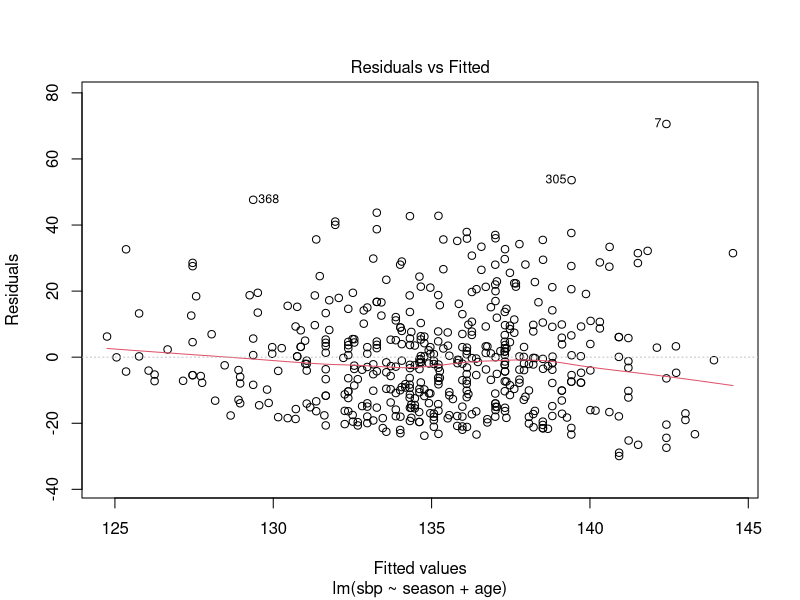
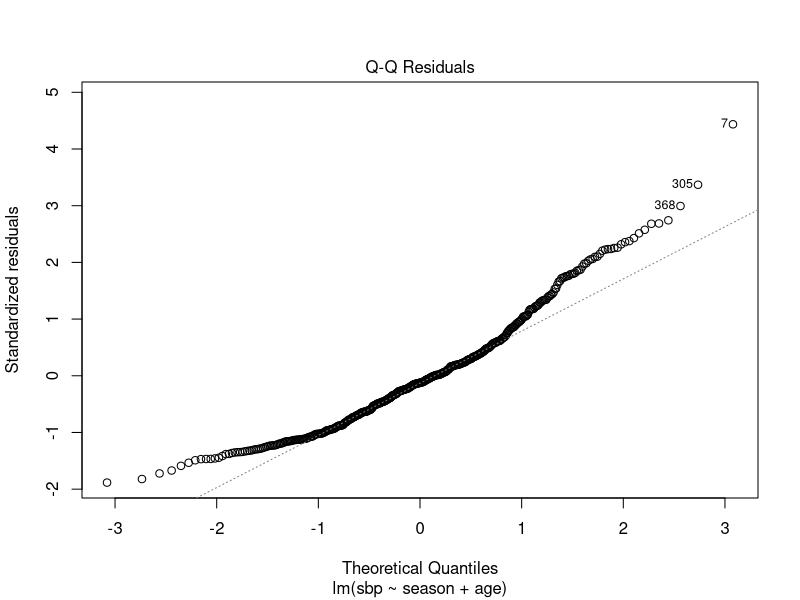
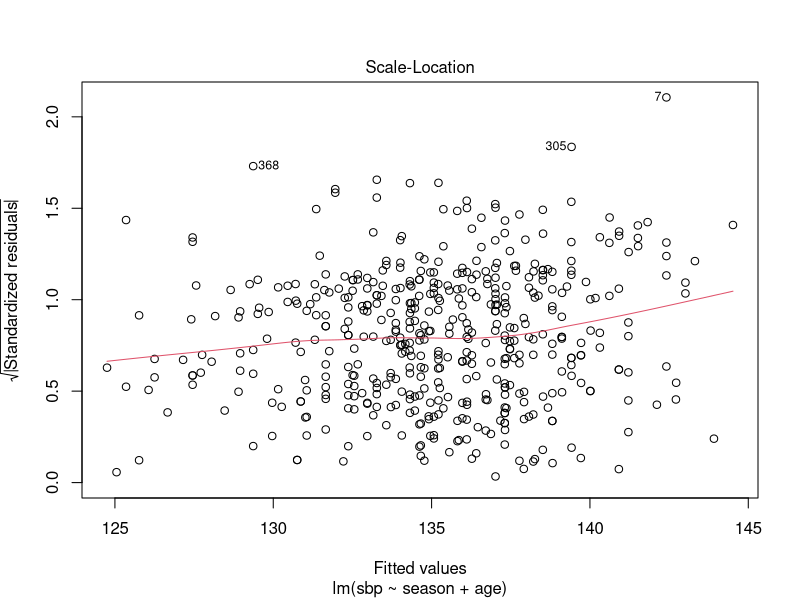
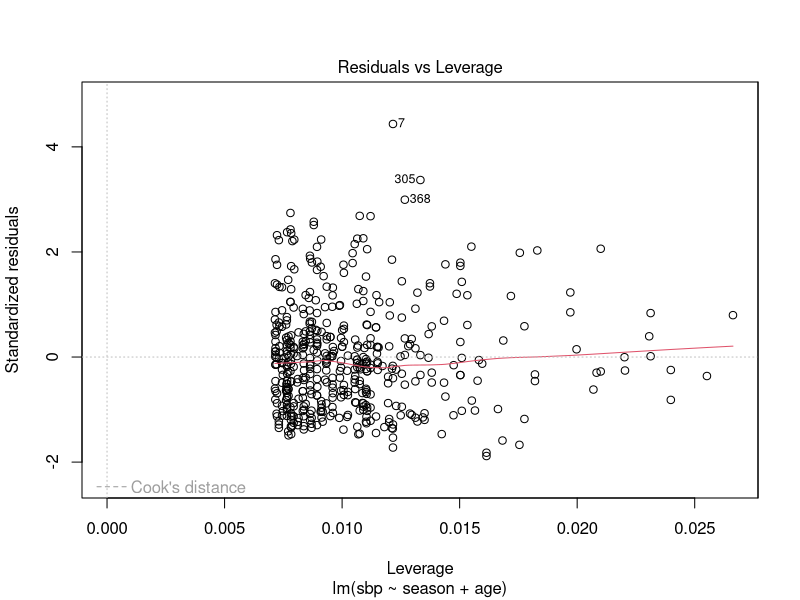
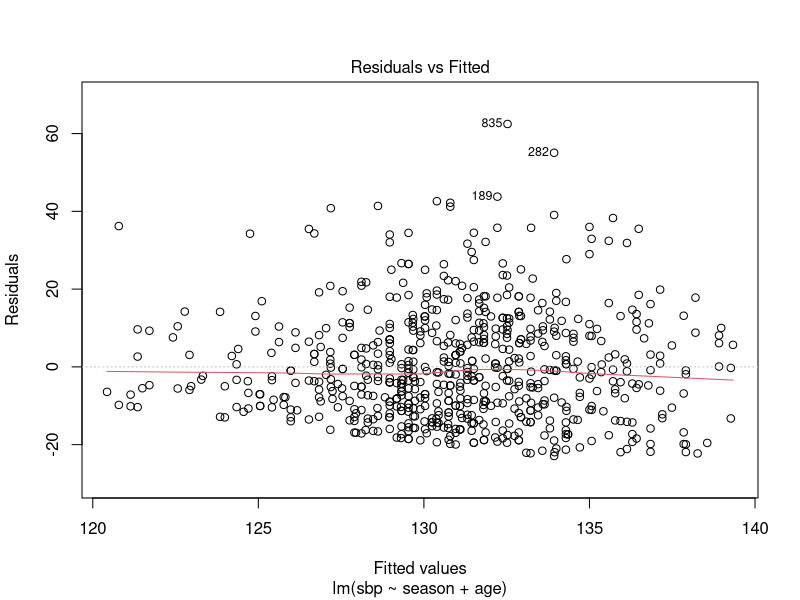
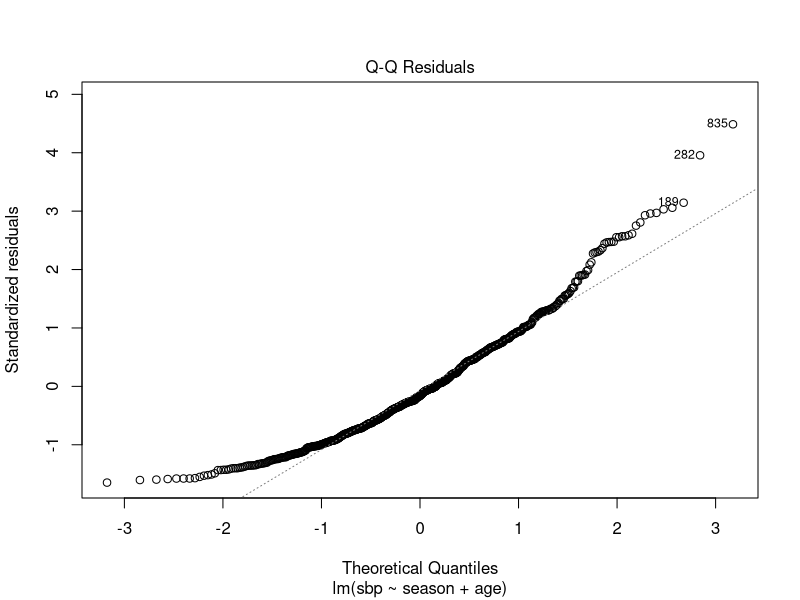
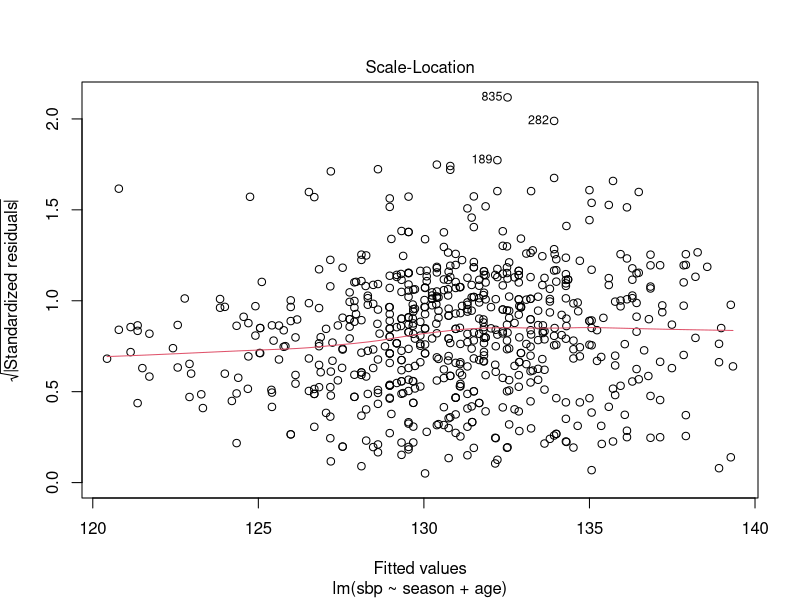
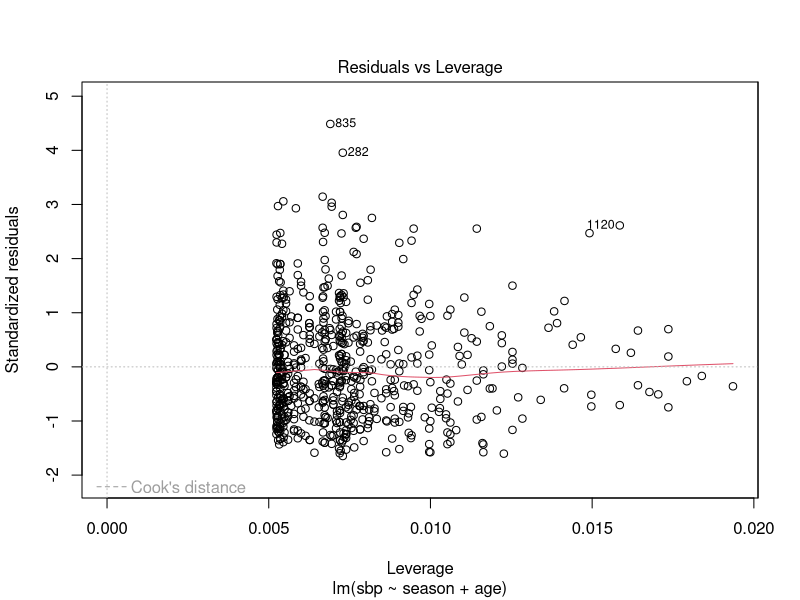

These charts were generated, in order, by the following R code:
data <- read.csv(file="BME 501 Homework 6-3 dataset.csv", header=T)

modelman1 <- lm(sbp~season+age+dbp+pr+bf+bmi, data = data[which(data$sex == 1),])
summary(modelman1)
step(modelman1)
modelman2 <- lm(sbp~season+age, data = data[which(data$sex == 1),])
summary(modelman2)

modelwo1 <- lm(sbp~season+age+dbp+pr+bf+bmi, data = data[which(data$sex == 2),])
summary(modelwo1)
step(modelman1)
modelwo2 <- lm(sbp~season+age, data = data[which(data$sex == 2),])
summary(modelwo2)

plot(modelman2)
plot(modelwo2)